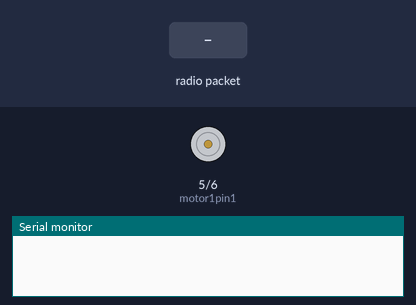
Bench run of a sketch on a simulated Arduino Uno, built with avr-gcc and run on an emulated ATmega328P. Parts: motor-driver pin pairs drawn as motors (green arrow = first pin HIGH = forward, orange = second pin HIGH = backward, longer = more drive), the last lines printed to the serial monitor. The test bench sets the inputs (shaded band). No radio packets arrive unless stated.

Above: at 1.2 s.
1.3 s: radio packet "1" arrives
At 2.3 s:
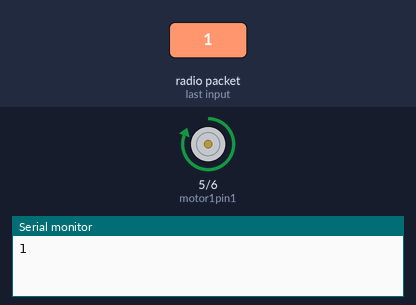
Timing chart, 0 to 4.3 s (numbered marks = the images above; inputs shaded):
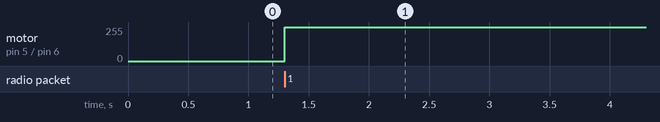

Measured:
- after the input at 1.3 s, motor on pin 5 (motor1pin1) / pin 6 (motor1pin2): stopped → forward 255/255 at once

The sketch:

Ex_Receiver.ino
```cpp
#include <SPI.h>
#include <nRF24L01.h>
#include <RF24.h>
RF24 radio(9, 10); // CE, CSN
const byte address[6] = "00001";
boolean button_state = 0;
int motor1pin1 = 5;
int motor1pin2 = 6;
int enPin = 2;

void setup()
{
	pinMode(motor1pin1, OUTPUT);
	pinMode(motor1pin2, OUTPUT);
//	pinMode(enPin, OUTPUT);
	Serial.begin(9600);
	radio.begin();
	radio.openReadingPipe(0, address);   //Setting the address at which we will receive the data
	radio.setPALevel(RF24_PA_MIN);       //You can set this as minimum or maximum depending on the distance between the transmitter and receiver.
	radio.startListening();              //This sets the module as receiver
}


void loop()
{
	if (radio.available())              //Looking for the data.
	{
		char text[32] = "";                 //Saving the incoming data
		radio.read(&text, sizeof(text));    //Reading the data
		radio.read(&button_state, sizeof(button_state));    //Reading the data

		if(button_state == HIGH)
		{
//	   	analogWrite(enPin, 255); //ENB pin
	      digitalWrite(motor1pin1, HIGH);
	      digitalWrite(motor1pin2, LOW);

			Serial.println(text);
		}
		else
		{
        digitalWrite(motor1pin2, HIGH);
        digitalWrite(motor1pin1, LOW);
			Serial.println(text);
		}
	}
	delay(1);
}
```
